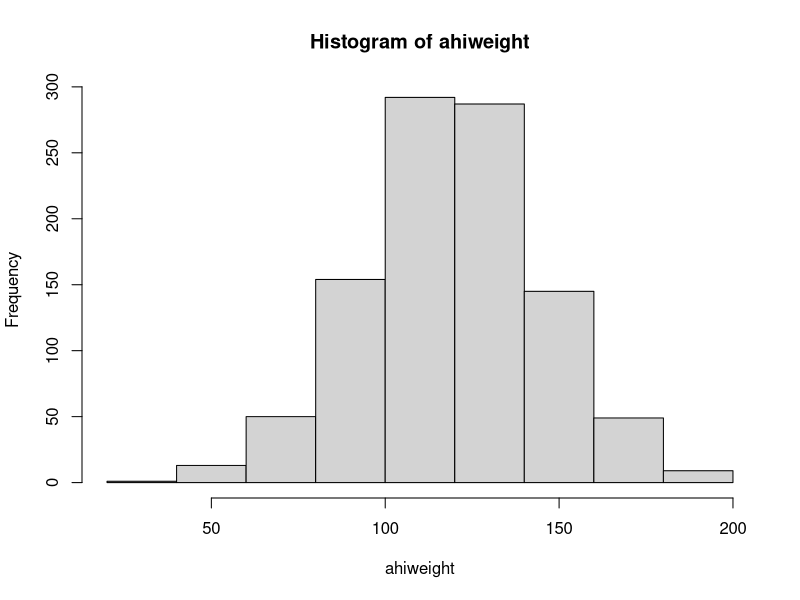

Reproduce this figure in R.
## ---- chunk 1
pnorm(130, mean=120, sd=25)
## ---- chunk 2
pnorm(100, mean=120, sd=25)
## ---- chunk 3
qnorm(0.1, mean=120, sd=25)
## ---- chunk 4
qnorm(0.95, mean=120, sd=25)
## ---- chunk 5
n=1000
ahiweight=rnorm(n,mean=120, sd=25)
hist(ahiweight)
## ---- chunk 6
length(which(ahiweight>150))/n
## ---- chunk 7
X0=161.1213
length(which(ahiweight>X0))/n
## ---- chunk 8
length(which(100>ahiweight & ahiweight>50))/n
## ---- chunk 9
k=161.1213
length(which(120+k>ahiweight & ahiweight>120-k))/n
## ---- chunk 10
pnorm(6, mean=4.5, sd=1)
## ---- chunk 11
qnorm(0.05, mean=4.5, sd=1)
## ---- chunk 12
pnorm(3, mean=4.5, sd=1)
pnorm(4, mean=4.5, sd=1)
## ---- chunk 13
qnorm(0.95, mean=4.5, sd=1)
